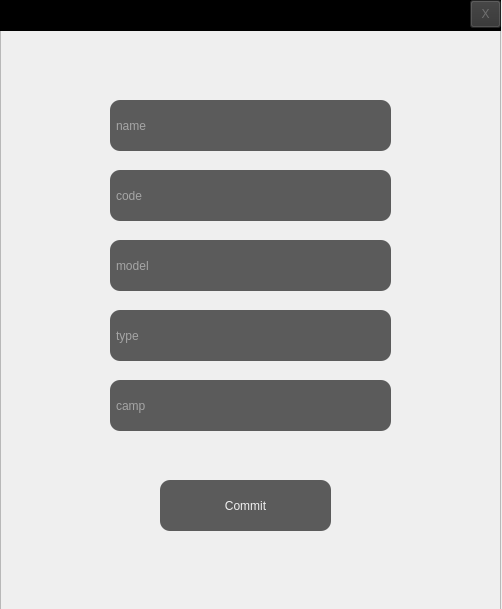
<?xml version="1.0" encoding="UTF-8"?>
<ui version="4.0">
 <class>Ask</class>
 <widget class="QWidget" name="Ask">
  <property name="geometry">
   <rect>
    <x>0</x>
    <y>0</y>
    <width>502</width>
    <height>609</height>
   </rect>
  </property>
  <property name="windowTitle">
   <string>Form</string>
  </property>
  <widget class="QFrame" name="frame">
   <property name="geometry">
    <rect>
     <x>0</x>
     <y>30</y>
     <width>501</width>
     <height>581</height>
    </rect>
   </property>
   <property name="styleSheet">
    <string notr="true">background-image: url(:/6.png);</string>
   </property>
   <property name="frameShape">
    <enum>QFrame::StyledPanel</enum>
   </property>
   <property name="frameShadow">
    <enum>QFrame::Raised</enum>
   </property>
   <widget class="QLineEdit" name="lineEdit">
    <property name="geometry">
     <rect>
      <x>110</x>
      <y>70</y>
      <width>281</width>
      <height>51</height>
     </rect>
    </property>
    <property name="styleSheet">
     <string notr="true">background:rgb(50,50,50,200);
color: #efefef;
font: 25 10pt &quot;Microsoft YaHei&quot;;
border-radius:10px;
padding:2px 4px</string>
    </property>
    <property name="placeholderText">
     <string>name</string>
    </property>
   </widget>
   <widget class="QLineEdit" name="lineEdit_2">
    <property name="geometry">
     <rect>
      <x>110</x>
      <y>140</y>
      <width>281</width>
      <height>51</height>
     </rect>
    </property>
    <property name="styleSheet">
     <string notr="true">background:rgb(50,50,50,200);
color: #efefef;
font: 25 10pt &quot;Microsoft YaHei&quot;;
border-radius:10px;
padding:2px 4px</string>
    </property>
    <property name="placeholderText">
     <string>code</string>
    </property>
   </widget>
   <widget class="QLineEdit" name="lineEdit_3">
    <property name="geometry">
     <rect>
      <x>110</x>
      <y>210</y>
      <width>281</width>
      <height>51</height>
     </rect>
    </property>
    <property name="styleSheet">
     <string notr="true">background:rgb(50,50,50,200);
color: #efefef;
font: 25 10pt &quot;Microsoft YaHei&quot;;
border-radius:10px;
padding:2px 4px</string>
    </property>
    <property name="placeholderText">
     <string>model</string>
    </property>
   </widget>
   <widget class="QLineEdit" name="lineEdit_4">
    <property name="geometry">
     <rect>
      <x>110</x>
      <y>280</y>
      <width>281</width>
      <height>51</height>
     </rect>
    </property>
    <property name="styleSheet">
     <string notr="true">background:rgb(50,50,50,200);
color: #efefef;
font: 25 10pt &quot;Microsoft YaHei&quot;;
border-radius:10px;
padding:2px 4px</string>
    </property>
    <property name="placeholderText">
     <string>type</string>
    </property>
   </widget>
   <widget class="QLineEdit" name="lineEdit_5">
    <property name="geometry">
     <rect>
      <x>110</x>
      <y>350</y>
      <width>281</width>
      <height>51</height>
     </rect>
    </property>
    <property name="styleSheet">
     <string notr="true">background:rgb(50,50,50,200);
color: #efefef;
font: 25 10pt &quot;Microsoft YaHei&quot;;
border-radius:10px;
padding:2px 4px</string>
    </property>
    <property name="placeholderText">
     <string>camp</string>
    </property>
   </widget>
   <widget class="QPushButton" name="pushButton">
    <property name="geometry">
     <rect>
      <x>160</x>
      <y>450</y>
      <width>171</width>
      <height>51</height>
     </rect>
    </property>
    <property name="styleSheet">
     <string notr="true">background:rgb(50,50,50,200);
color: #efefef;
font: 25 10pt &quot;Microsoft YaHei&quot;;
border-radius:10px;
padding:2px 4px</string>
    </property>
    <property name="text">
     <string>Commit</string>
    </property>
   </widget>
  </widget>
  <widget class="QFrame" name="frame_2">
   <property name="geometry">
    <rect>
     <x>0</x>
     <y>0</y>
     <width>501</width>
     <height>31</height>
    </rect>
   </property>
   <property name="styleSheet">
    <string notr="true">background-color:rgb(50,50,50,300);</string>
   </property>
   <property name="frameShape">
    <enum>QFrame::StyledPanel</enum>
   </property>
   <property name="frameShadow">
    <enum>QFrame::Raised</enum>
   </property>
   <widget class="QPushButton" name="pushButton_7">
    <property name="geometry">
     <rect>
      <x>470</x>
      <y>0</y>
      <width>31</width>
      <height>28</height>
     </rect>
    </property>
    <property name="styleSheet">
     <string notr="true">background:rgb(50,50,50,200);
font: 10pt &quot;BIZ UDPGothic&quot;;
color: #6f6f6f;
padding:2px 4px;

</string>
    </property>
    <property name="text">
     <string>X</string>
    </property>
   </widget>
  </widget>
 </widget>
 <resources/>
 <connections/>
</ui>
